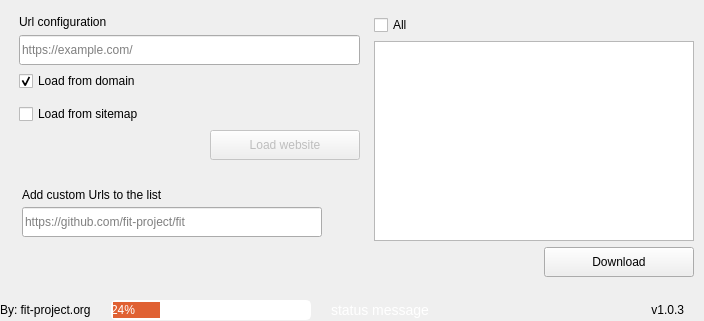
           <widget class="QFrame" name="content_bottom">
            <property name="frameShape">
             <enum>QFrame::NoFrame</enum>
            </property>
            <property name="frameShadow">
             <enum>QFrame::Raised</enum>
            </property>
            <layout class="QVBoxLayout" name="verticalLayout_6">
             <property name="spacing">
              <number>0</number>
             </property>
             <property name="leftMargin">
              <number>0</number>
             </property>
             <property name="topMargin">
              <number>0</number>
             </property>
             <property name="rightMargin">
              <number>0</number>
             </property>
             <property name="bottomMargin">
              <number>0</number>
             </property>
             <item>
              <widget class="QFrame" name="content">
               <property name="frameShape">
                <enum>QFrame::NoFrame</enum>
               </property>
               <property name="frameShadow">
                <enum>QFrame::Raised</enum>
               </property>
               <layout class="QHBoxLayout" name="horizontalLayout_4">
                <property name="spacing">
                 <number>0</number>
                </property>
                <property name="leftMargin">
                 <number>10</number>
                </property>
                <property name="topMargin">
                 <number>10</number>
                </property>
                <property name="rightMargin">
                 <number>10</number>
                </property>
                <property name="bottomMargin">
                 <number>10</number>
                </property>
                <item>
                 <widget class="QFrame" name="left_content">
                  <property name="maximumSize">
                   <size>
                    <width>370</width>
                    <height>16777215</height>
                   </size>
                  </property>
                  <layout class="QVBoxLayout" name="verticalLayout_9">
                   <property name="leftMargin">
                    <number>0</number>
                   </property>
                   <property name="topMargin">
                    <number>0</number>
                   </property>
                   <property name="rightMargin">
                    <number>0</number>
                   </property>
                   <property name="bottomMargin">
                    <number>0</number>
                   </property>
                   <item>
                    <widget class="QFrame" name="url_configuration">
                     <property name="frameShape">
                      <enum>QFrame::NoFrame</enum>
                     </property>
                     <layout class="QVBoxLayout" name="server_configuration_vlayout">
                      <property name="topMargin">
                       <number>5</number>
                      </property>
                      <property name="bottomMargin">
                       <number>0</number>
                      </property>
                      <item>
                       <widget class="QLabel" name="sever_configuration_title">
                        <property name="styleSheet">
                         <string notr="true"/>
                        </property>
                        <property name="text">
                         <string>Url configuration</string>
                        </property>
                       </widget>
                      </item>
                      <item>
                       <widget class="QLineEdit" name="input_url">
                        <property name="minimumSize">
                         <size>
                          <width>0</width>
                          <height>30</height>
                         </size>
                        </property>
                        <property name="text">
                         <string/>
                        </property>
                        <property name="placeholderText">
                         <string>https://example.com/</string>
                        </property>
                       </widget>
                      </item>
                      <item>
                       <layout class="QVBoxLayout" name="url_configuration_type_container">
                        <property name="spacing">
                         <number>13</number>
                        </property>
                        <item>
                         <widget class="QCheckBox" name="load_from_domain">
                          <property name="enabled">
                           <bool>true</bool>
                          </property>
                          <property name="text">
                           <string>Load from domain</string>
                          </property>
                          <property name="checked">
                           <bool>true</bool>
                          </property>
                         </widget>
                        </item>
                        <item>
                         <widget class="QCheckBox" name="load_from_sitemap">
                          <property name="enabled">
                           <bool>true</bool>
                          </property>
                          <property name="text">
                           <string>Load from sitemap</string>
                          </property>
                          <property name="checked">
                           <bool>false</bool>
                          </property>
                         </widget>
                        </item>
                       </layout>
                      </item>
                      <item>
                       <layout class="QHBoxLayout" name="load_website_container">
                        <property name="bottomMargin">
                         <number>10</number>
                        </property>
                        <item>
                         <spacer name="load_website_spacer">
                          <property name="orientation">
                           <enum>Qt::Horizontal</enum>
                          </property>
                          <property name="sizeHint" stdset="0">
                           <size>
                            <width>40</width>
                            <height>20</height>
                           </size>
                          </property>
                         </spacer>
                        </item>
                        <item>
                         <widget class="QPushButton" name="load_website_button">
                          <property name="enabled">
                           <bool>false</bool>
                          </property>
                          <property name="minimumSize">
                           <size>
                            <width>150</width>
                            <height>30</height>
                           </size>
                          </property>
                          <property name="maximumSize">
                           <size>
                            <width>150</width>
                            <height>16777215</height>
                           </size>
                          </property>
                          <property name="cursor">
                           <cursorShape>PointingHandCursor</cursorShape>
                          </property>
                          <property name="layoutDirection">
                           <enum>Qt::LeftToRight</enum>
                          </property>
                          <property name="styleSheet">
                           <string notr="true"/>
                          </property>
                          <property name="text">
                           <string>Load website</string>
                          </property>
                          <property name="iconSize">
                           <size>
                            <width>0</width>
                            <height>0</height>
                           </size>
                          </property>
                         </widget>
                        </item>
                       </layout>
                      </item>
                     </layout>
                    </widget>
                   </item>
                   <item>
                    <widget class="QFrame" name="add_custom_url">
                     <property name="enabled">
                      <bool>true</bool>
                     </property>
                     <property name="maximumSize">
                      <size>
                       <width>16777215</width>
                       <height>16777215</height>
                      </size>
                     </property>
                     <property name="frameShape">
                      <enum>QFrame::NoFrame</enum>
                     </property>
                     <property name="frameShadow">
                      <enum>QFrame::Plain</enum>
                     </property>
                     <layout class="QVBoxLayout" name="verticalLayout_11">
                      <property name="spacing">
                       <number>5</number>
                      </property>
                      <property name="leftMargin">
                       <number>12</number>
                      </property>
                      <property name="topMargin">
                       <number>12</number>
                      </property>
                      <property name="rightMargin">
                       <number>12</number>
                      </property>
                      <property name="bottomMargin">
                       <number>12</number>
                      </property>
                      <item>
                       <widget class="QLabel" name="add_custom_url_title">
                        <property name="enabled">
                         <bool>true</bool>
                        </property>
                        <property name="styleSheet">
                         <string notr="true"/>
                        </property>
                        <property name="text">
                         <string>Add custom Urls to the list</string>
                        </property>
                       </widget>
                      </item>
                      <item>
                       <layout class="QHBoxLayout" name="add_custom_url_container">
                        <property name="spacing">
                         <number>-1</number>
                        </property>
                        <property name="bottomMargin">
                         <number>0</number>
                        </property>
                        <item>
                         <widget class="QLineEdit" name="input_custom_url">
                          <property name="minimumSize">
                           <size>
                            <width>300</width>
                            <height>30</height>
                           </size>
                          </property>
                          <property name="placeholderText">
                           <string>https://github.com/fit-project/fit</string>
                          </property>
                         </widget>
                        </item>
                        <item>
                         <widget class="QPushButton" name="add_url_button">
                          <property name="enabled">
                           <bool>true</bool>
                          </property>
                          <property name="minimumSize">
                           <size>
                            <width>0</width>
                            <height>30</height>
                           </size>
                          </property>
                          <property name="maximumSize">
                           <size>
                            <width>30</width>
                            <height>16777215</height>
                           </size>
                          </property>
                          <property name="styleSheet">
                           <string notr="true">QPushButton { background-color: rgba(255, 255, 255, 0); }
QPushButton:hover { background-color: rgb(44, 49, 57);  }
QPushButton:pressed { background-color: rgb(23, 26, 30);}</string>
                          </property>
                          <property name="text">
                           <string/>
                          </property>
                          <property name="icon">
                           <iconset>
                            <normalon>../icons/cil-plus.png</normalon>
                            <disabledon>../icons/cil-plus-disabled.png</disabledon>
                           </iconset>
                          </property>
                          <property name="default">
                           <bool>false</bool>
                          </property>
                          <property name="flat">
                           <bool>true</bool>
                          </property>
                         </widget>
                        </item>
                       </layout>
                      </item>
                      <item>
                       <spacer name="add_custom_url_vertical_spacer">
                        <property name="orientation">
                         <enum>Qt::Vertical</enum>
                        </property>
                        <property name="sizeHint" stdset="0">
                         <size>
                          <width>20</width>
                          <height>40</height>
                         </size>
                        </property>
                       </spacer>
                      </item>
                     </layout>
                    </widget>
                   </item>
                  </layout>
                 </widget>
                </item>
                <item>
                 <widget class="QFrame" name="right_content">
                  <property name="enabled">
                   <bool>true</bool>
                  </property>
                  <property name="minimumSize">
                   <size>
                    <width>300</width>
                    <height>0</height>
                   </size>
                  </property>
                  <property name="maximumSize">
                   <size>
                    <width>16777215</width>
                    <height>16777215</height>
                   </size>
                  </property>
                  <layout class="QVBoxLayout" name="leftContentLayout" stretch="0">
                   <property name="leftMargin">
                    <number>5</number>
                   </property>
                   <property name="topMargin">
                    <number>5</number>
                   </property>
                   <property name="rightMargin">
                    <number>0</number>
                   </property>
                   <property name="bottomMargin">
                    <number>12</number>
                   </property>
                   <item>
                    <widget class="QFrame" name="select_urls">
                     <property name="enabled">
                      <bool>true</bool>
                     </property>
                     <property name="styleSheet">
                      <string notr="true">QDateEdit::up-arraow{
color:red !important;
}</string>
                     </property>
                     <property name="frameShape">
                      <enum>QFrame::NoFrame</enum>
                     </property>
                     <layout class="QVBoxLayout" name="topFrameRight">
                      <property name="leftMargin">
                       <number>0</number>
                      </property>
                      <property name="topMargin">
                       <number>0</number>
                      </property>
                      <property name="rightMargin">
                       <number>0</number>
                      </property>
                      <property name="bottomMargin">
                       <number>0</number>
                      </property>
                      <item>
                       <widget class="QCheckBox" name="check_uncheck_all">
                        <property name="text">
                         <string>All</string>
                        </property>
                        <property name="checked">
                         <bool>false</bool>
                        </property>
                       </widget>
                      </item>
                      <item>
                       <widget class="QListWidget" name="url_list">
                        <property name="showDropIndicator" stdset="0">
                         <bool>false</bool>
                        </property>
                       </widget>
                      </item>
                      <item>
                       <layout class="QHBoxLayout" name="download_button_layout">
                        <property name="bottomMargin">
                         <number>0</number>
                        </property>
                        <item>
                         <spacer name="download_button_spacer">
                          <property name="orientation">
                           <enum>Qt::Horizontal</enum>
                          </property>
                          <property name="sizeType">
                           <enum>QSizePolicy::Expanding</enum>
                          </property>
                          <property name="sizeHint" stdset="0">
                           <size>
                            <width>40</width>
                            <height>20</height>
                           </size>
                          </property>
                         </spacer>
                        </item>
                        <item>
                         <widget class="QPushButton" name="download_button">
                          <property name="enabled">
                           <bool>true</bool>
                          </property>
                          <property name="minimumSize">
                           <size>
                            <width>150</width>
                            <height>30</height>
                           </size>
                          </property>
                          <property name="maximumSize">
                           <size>
                            <width>16777215</width>
                            <height>16777215</height>
                           </size>
                          </property>
                          <property name="cursor">
                           <cursorShape>PointingHandCursor</cursorShape>
                          </property>
                          <property name="layoutDirection">
                           <enum>Qt::LeftToRight</enum>
                          </property>
                          <property name="text">
                           <string>Download</string>
                          </property>
                          <property name="iconSize">
                           <size>
                            <width>0</width>
                            <height>0</height>
                           </size>
                          </property>
                         </widget>
                        </item>
                       </layout>
                      </item>
                     </layout>
                    </widget>
                   </item>
                  </layout>
                 </widget>
                </item>
               </layout>
              </widget>
             </item>
             <item>
              <widget class="QFrame" name="bottom_bar">
               <property name="minimumSize">
                <size>
                 <width>0</width>
                 <height>22</height>
                </size>
               </property>
               <property name="maximumSize">
                <size>
                 <width>16777215</width>
                 <height>22</height>
                </size>
               </property>
               <property name="frameShape">
                <enum>QFrame::NoFrame</enum>
               </property>
               <property name="frameShadow">
                <enum>QFrame::Raised</enum>
               </property>
               <layout class="QHBoxLayout" name="horizontalLayout_5">
                <property name="spacing">
                 <number>0</number>
                </property>
                <property name="leftMargin">
                 <number>0</number>
                </property>
                <property name="topMargin">
                 <number>0</number>
                </property>
                <property name="rightMargin">
                 <number>0</number>
                </property>
                <property name="bottomMargin">
                 <number>0</number>
                </property>
                <item>
                 <widget class="QLabel" name="credits_label">
                  <property name="maximumSize">
                   <size>
                    <width>120</width>
                    <height>16</height>
                   </size>
                  </property>
                  <property name="text">
                   <string>By: fit-project.org</string>
                  </property>
                  <property name="alignment">
                   <set>Qt::AlignLeading|Qt::AlignLeft|Qt::AlignVCenter</set>
                  </property>
                 </widget>
                </item>
                <item>
                 <spacer name="bottom_bar_left_spacer">
                  <property name="orientation">
                   <enum>Qt::Horizontal</enum>
                  </property>
                  <property name="sizeType">
                   <enum>QSizePolicy::Expanding</enum>
                  </property>
                  <property name="sizeHint" stdset="0">
                   <size>
                    <width>20</width>
                    <height>20</height>
                   </size>
                  </property>
                 </spacer>
                </item>
                <item>
                 <widget class="QProgressBar" name="progress_bar">
                  <property name="minimumSize">
                   <size>
                    <width>200</width>
                    <height>0</height>
                   </size>
                  </property>
                  <property name="maximumSize">
                   <size>
                    <width>200</width>
                    <height>20</height>
                   </size>
                  </property>
                  <property name="styleSheet">
                   <string notr="true">QProgressBar
{
    color: #ffffff;
    border-style: outset;
border-width: 2px;
    border-radius: 5px;
    text-align: left;
}
QProgressBar::chunk
{
    background-color:#e06133;
}</string>
                  </property>
                  <property name="value">
                   <number>24</number>
                  </property>
                 </widget>
                </item>
                <item>
                 <spacer name="bottom_bar_central_spacer">
                  <property name="orientation">
                   <enum>Qt::Horizontal</enum>
                  </property>
                  <property name="sizeType">
                   <enum>QSizePolicy::Expanding</enum>
                  </property>
                  <property name="sizeHint" stdset="0">
                   <size>
                    <width>20</width>
                    <height>20</height>
                   </size>
                  </property>
                 </spacer>
                </item>
                <item>
                 <widget class="QLabel" name="status_message">
                  <property name="minimumSize">
                   <size>
                    <width>300</width>
                    <height>0</height>
                   </size>
                  </property>
                  <property name="styleSheet">
                   <string notr="true">font-size:14px;
color:#ffffff;</string>
                  </property>
                  <property name="text">
                   <string>status message</string>
                  </property>
                 </widget>
                </item>
                <item>
                 <spacer name="bottom_bar_right_spacer">
                  <property name="orientation">
                   <enum>Qt::Horizontal</enum>
                  </property>
                  <property name="sizeType">
                   <enum>QSizePolicy::Expanding</enum>
                  </property>
                  <property name="sizeHint" stdset="0">
                   <size>
                    <width>20</width>
                    <height>20</height>
                   </size>
                  </property>
                 </spacer>
                </item>
                <item>
                 <widget class="QLabel" name="version">
                  <property name="maximumSize">
                   <size>
                    <width>120</width>
                    <height>16777215</height>
                   </size>
                  </property>
                  <property name="text">
                   <string>v1.0.3</string>
                  </property>
                  <property name="alignment">
                   <set>Qt::AlignRight|Qt::AlignTrailing|Qt::AlignVCenter</set>
                  </property>
                 </widget>
                </item>
                <item>
                 <widget class="QFrame" name="frame_size_grip">
                  <property name="minimumSize">
                   <size>
                    <width>20</width>
                    <height>0</height>
                   </size>
                  </property>
                  <property name="maximumSize">
                   <size>
                    <width>20</width>
                    <height>16777215</height>
                   </size>
                  </property>
                  <property name="frameShape">
                   <enum>QFrame::NoFrame</enum>
                  </property>
                  <property name="frameShadow">
                   <enum>QFrame::Raised</enum>
                  </property>
                 </widget>
                </item>
               </layout>
              </widget>
             </item>
            </layout>
           </widget>
